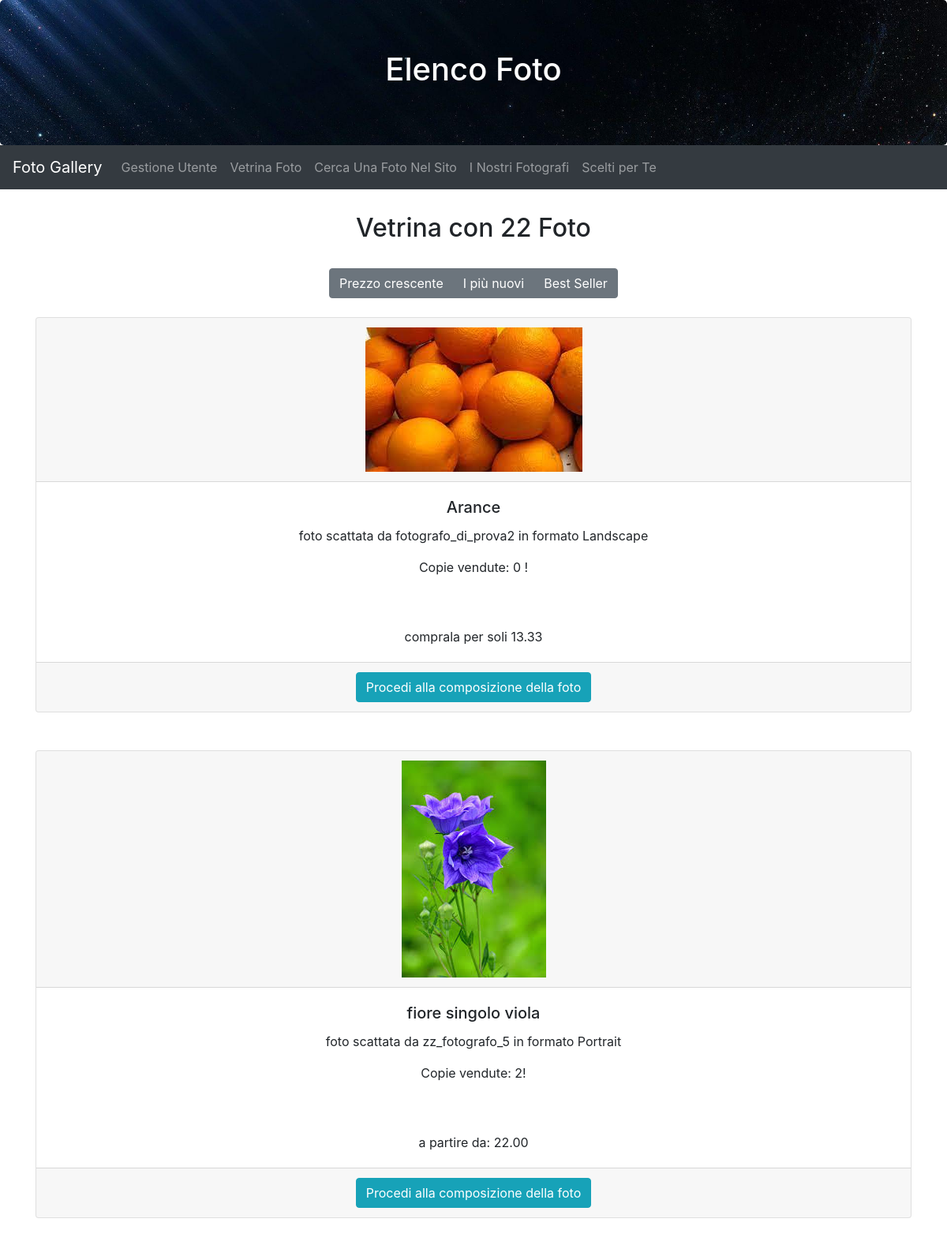
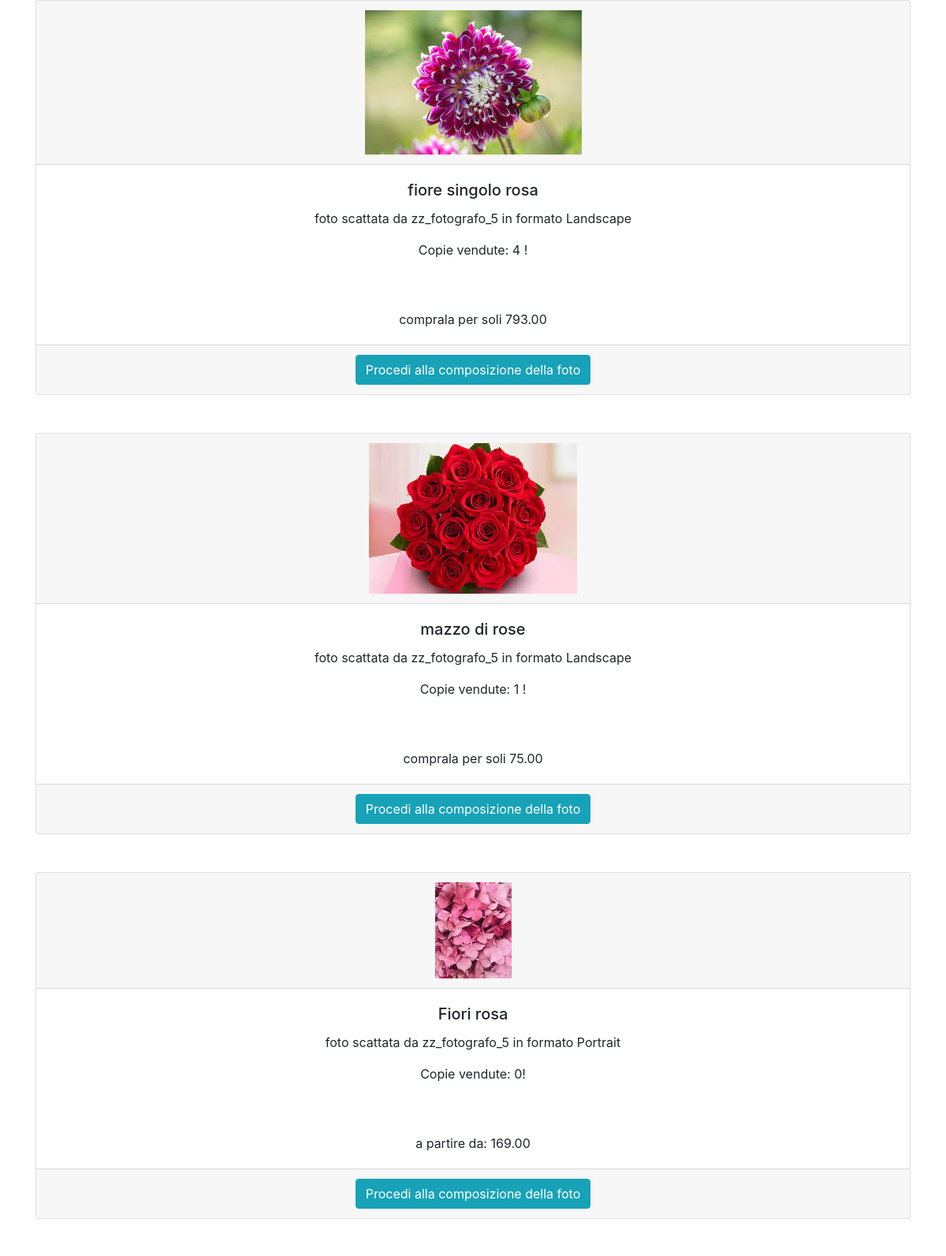
Screenshot of /APPfoto/lista_foto/ (upper part) with the database file from the repository (2 pictures, top to bottom).
### APPfoto/models.py (models this page shows, shortened)
class Foto(models.Model):
    COLOUR_CHOICES = [
        ("Black", "Black"),
        ("Dark Blue", "Dark Blue"),
        ("Green", "Green"),
        ("Grey", "Grey"),
        ("Light Blue", "Light Blue"),
        ("Orange", "Orange"),
        ("Pink", "Pink"),
        ("Purple", "Purple"),
        ("Red", "Red"),
        ("White", "White"),
        ("Yellow", "Yellow"),
    ]
    name = models.CharField(max_length=50, default="No name Given")
    main_colour = models.CharField(max_length=100, choices=COLOUR_CHOICES)
    landscape = models.BooleanField()
    actual_photo = models.ImageField(upload_to='uploads/')
    artist = models.ForeignKey(User, on_delete=models.CASCADE, default=0, related_name="foto")
    price = models.DecimalField(verbose_name="prezzo", max_digits=5, decimal_places=2, default=0.00)
    creation_date = models.DateTimeField(auto_now_add=True)

### APPfoto/views.py (the view)
# urls.py: path("lista_foto/", views.FotoListView.as_view(), name="listafoto"),
class FotoListView(ListView):
    titolo = "Abbiamo trovato queste foto"
    model = Foto
    template_name = "APPfotoTempl/lista_foto.html"
    def get_queryset(self):
        queryset = super().get_queryset()
        sort = self.request.GET.get('sort', None)
        queryset = queryset.annotate(
            acquisto_count=Coalesce(Count('venduti'), Value(0, output_field=models.IntegerField())))
        queryset = queryset.order_by('-creation_date')
        if sort == 'price':
            queryset = queryset.order_by('price')
        elif sort == 'new':
            queryset = queryset.order_by('-creation_date')
        elif sort == 'best seller':
            queryset = queryset.order_by('-acquisto_count')
        return queryset

### APPfoto/templates/APPfotoTempl/lista_foto.html (shortened to what this page needs)
{% extends 'base.html' %}
{% load static %}
{% block header1 %}
  <h1>Elenco Foto</h1>
{% endblock %}
{% block content %}
<h2> Vetrina con {{ object_list.count }} Foto </h2>
<br>
<div class="btn-group" role="group">
    <a href="?sort=price" class="btn btn-secondary">Prezzo crescente</a>
    <a href="?sort=new" class="btn btn-secondary">I più nuovi</a>
    <a href="?sort=best seller" class="btn btn-secondary">Best Seller</a>
</div>
<br>
{% if object_list %}
    {% for f in object_list %}
    <br>
    <div class="card">
        <div class="card-header">
        <img src="{{ f.actual_photo.url }}" alt="{{ f.name }}" style="max-width: 400px; max-height: 400px;">
        </div>
        <div class="card-body">
            <h5 class="card-title">{{ f.name }}</h5>
            {% if f.landscape %}
    <p class="card-text">foto scattata da {{ f.artist.username }} in formato Landscape</p>
    <p class="card-text">Copie vendute: {{ f.acquisto_count }} !</p>
    <br>
    <br> comprala per soli {{ f.price }}
{% else %}
    <p class="card-text">foto scattata da {{ f.artist.username }} in formato Portrait</p>
    <p class="card-text">Copie vendute: {{ f.acquisto_count }}!</p>
    <br>
    <br> a partire da: {{ f.price }}
{% endif %}
        </div>
        <div class="card-footer">
            <a href="{% url 'APPfoto:acquisto' f.pk %}" class="btn btn-info">
                Procedi alla composizione della foto </a>
        </div>
    </div>
    <br>
    {% endfor %}
{% else %}
    <p>No photos available.</p>
    <meta http-equiv="refresh" content="3;url={% url 'APPfoto:cercaFoto' %}">
{% endif %}
<br>
{% endblock %}

### rows the page displays
Foto: actual_photo (picture), name "Arance", artist.username "fotografo_di_prova2", acquisto_count "0", price "13.33"
Foto: actual_photo (picture), name "fiore singolo viola", artist.username "zz_fotografo_5", acquisto_count "2", price "22.00"
Foto: actual_photo (picture), name "fiore singolo rosa", artist.username "zz_fotografo_5", acquisto_count "4", price "793.00"
Foto: actual_photo (picture), name "mazzo di rose", artist.username "zz_fotografo_5", acquisto_count "1", price "75.00"
Foto: actual_photo (picture), name "Fiori rosa", artist.username "zz_fotografo_5", acquisto_count "0", price "169.00"

### other values shown
{{ object_list.count }} "22"
